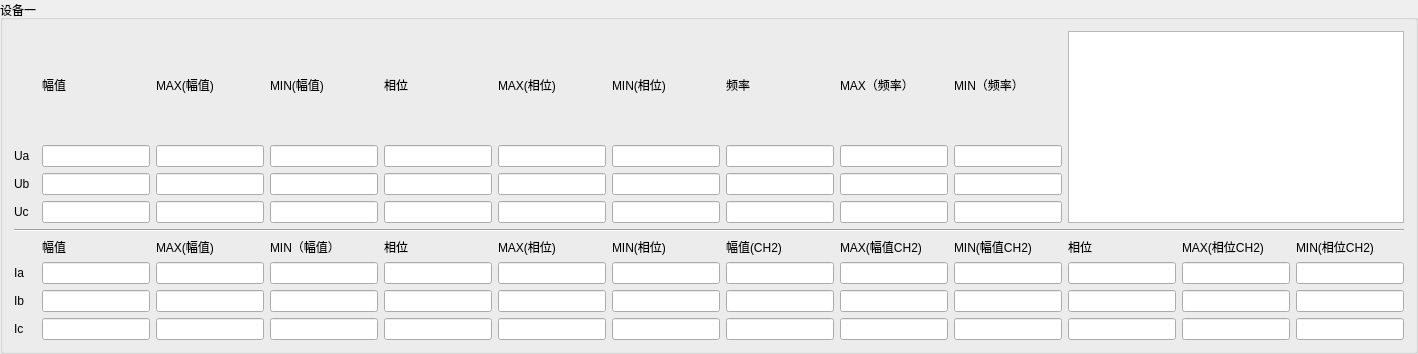
       <widget class="QGroupBox" name="groupBox_5">
        <property name="title">
         <string>设备一</string>
        </property>
        <layout class="QGridLayout" name="gridLayout_2">
         <item row="2" column="9">
          <widget class="QLineEdit" name="Dev2UbFreqMaxEdit"/>
         </item>
         <item row="2" column="2">
          <widget class="QLineEdit" name="Dev2UbVolatageEdit"/>
         </item>
         <item row="1" column="3">
          <widget class="QLineEdit" name="Dev2UaVolatageMaxEdit"/>
         </item>
         <item row="7" column="5">
          <widget class="QLineEdit" name="Dev2IbPaseEdit"/>
         </item>
         <item row="8" column="4">
          <widget class="QLineEdit" name="Dev2IcCurrentMinEdit"/>
         </item>
         <item row="7" column="8">
          <widget class="QLineEdit" name="Dev2IbCurrentEdit_CH2"/>
         </item>
         <item row="8" column="5">
          <widget class="QLineEdit" name="Dev2IcPaseEdit"/>
         </item>
         <item row="7" column="7">
          <widget class="QLineEdit" name="Dev2IbPaseMinEdit"/>
         </item>
         <item row="7" column="6">
          <widget class="QLineEdit" name="Dev2IbPaseMaxEdit"/>
         </item>
         <item row="8" column="6">
          <widget class="QLineEdit" name="Dev2IcPaseMaxEdit"/>
         </item>
         <item row="8" column="7">
          <widget class="QLineEdit" name="Dev2IcPaseMinEdit"/>
         </item>
         <item row="3" column="9">
          <widget class="QLineEdit" name="Dev2UcFreqMaxEdit"/>
         </item>
         <item row="0" column="3">
          <widget class="QLabel" name="label_45">
           <property name="text">
            <string>MAX(幅值)</string>
           </property>
          </widget>
         </item>
         <item row="1" column="6">
          <widget class="QLineEdit" name="Dev2UaPhaseMaxEdit"/>
         </item>
         <item row="5" column="3">
          <widget class="QLabel" name="label_46">
           <property name="text">
            <string>MAX(幅值)</string>
           </property>
          </widget>
         </item>
         <item row="5" column="5">
          <widget class="QLabel" name="label_48">
           <property name="text">
            <string>相位</string>
           </property>
          </widget>
         </item>
         <item row="5" column="4">
          <widget class="QLabel" name="label_47">
           <property name="text">
            <string>MIN（幅值）</string>
           </property>
          </widget>
         </item>
         <item row="1" column="5">
          <widget class="QLineEdit" name="Dev2UaPhaseEdit"/>
         </item>
         <item row="8" column="3">
          <widget class="QLineEdit" name="Dev2IcCurrentMaxEdit"/>
         </item>
         <item row="2" column="10">
          <widget class="QLineEdit" name="Dev2UbFreqMinEdit"/>
         </item>
         <item row="7" column="3">
          <widget class="QLineEdit" name="Dev2IbCurrentMaxEdit"/>
         </item>
         <item row="7" column="4">
          <widget class="QLineEdit" name="Dev2IbCurrentMinEdit"/>
         </item>
         <item row="8" column="2">
          <widget class="QLineEdit" name="Dev2IcCurrentEdit"/>
         </item>
         <item row="7" column="2">
          <widget class="QLineEdit" name="Dev2IbCurrentEdit"/>
         </item>
         <item row="1" column="7">
          <widget class="QLineEdit" name="Dev2UaPhaseMinEdit"/>
         </item>
         <item row="0" column="7">
          <widget class="QLabel" name="label_42">
           <property name="text">
            <string>MIN(相位)</string>
           </property>
          </widget>
         </item>
         <item row="0" column="6">
          <widget class="QLabel" name="label_43">
           <property name="text">
            <string>MAX(相位)</string>
           </property>
          </widget>
         </item>
         <item row="0" column="8">
          <widget class="QLabel" name="label_41">
           <property name="text">
            <string>频率</string>
           </property>
          </widget>
         </item>
         <item row="6" column="0">
          <widget class="QLabel" name="label_40">
           <property name="text">
            <string>Ia</string>
           </property>
          </widget>
         </item>
         <item row="0" column="2">
          <widget class="QLabel" name="label_37">
           <property name="text">
            <string>幅值</string>
           </property>
          </widget>
         </item>
         <item row="1" column="2">
          <widget class="QLineEdit" name="Dev2UaVolatageEdit"/>
         </item>
         <item row="8" column="0">
          <widget class="QLabel" name="label_36">
           <property name="text">
            <string>Ic</string>
           </property>
          </widget>
         </item>
         <item row="1" column="0">
          <widget class="QLabel" name="label_39">
           <property name="text">
            <string>Ua</string>
           </property>
          </widget>
         </item>
         <item row="7" column="0">
          <widget class="QLabel" name="label_35">
           <property name="text">
            <string>Ib</string>
           </property>
          </widget>
         </item>
         <item row="0" column="9">
          <widget class="QLabel" name="label_38">
           <property name="text">
            <string>MAX（频率）</string>
           </property>
          </widget>
         </item>
         <item row="1" column="10">
          <widget class="QLineEdit" name="Dev2UaFreqMinEdit"/>
         </item>
         <item row="1" column="9">
          <widget class="QLineEdit" name="Dev2UaFreqMaxEdit"/>
         </item>
         <item row="1" column="8">
          <widget class="QLineEdit" name="Dev2UaFreqEdit"/>
         </item>
         <item row="8" column="8">
          <widget class="QLineEdit" name="Dev2IcCurrentEdit_CH2"/>
         </item>
         <item row="7" column="9">
          <widget class="QLineEdit" name="Dev2IbCurrentMaxEdit_CH2"/>
         </item>
         <item row="8" column="9">
          <widget class="QLineEdit" name="Dev2IcCurrentMaxEdit_CH2"/>
         </item>
         <item row="7" column="10">
          <widget class="QLineEdit" name="Dev2IbCurrentMinEdit_CH2"/>
         </item>
         <item row="8" column="10">
          <widget class="QLineEdit" name="Dev2IcCurrentMinEdit_CH2"/>
         </item>
         <item row="7" column="11">
          <widget class="QLineEdit" name="Dev2IbPhaseEdit_CH2"/>
         </item>
         <item row="8" column="11">
          <widget class="QLineEdit" name="Dev2IcPhaseEdit_CH2"/>
         </item>
         <item row="7" column="12">
          <widget class="QLineEdit" name="Dev2IbPhaseMaxEdit_CH2"/>
         </item>
         <item row="8" column="13">
          <widget class="QLineEdit" name="Dev2IcPhaseMinEdit_CH2"/>
         </item>
         <item row="8" column="12">
          <widget class="QLineEdit" name="Dev2IcPhaseMaxEdit_CH2"/>
         </item>
         <item row="7" column="13">
          <widget class="QLineEdit" name="Dev2IbPhaseMinEdit_CH2"/>
         </item>
         <item row="0" column="11" rowspan="4" colspan="3">
          <widget class="QTextEdit" name="Dev2SourceDataTEdit"/>
         </item>
         <item row="0" column="4">
          <widget class="QLabel" name="label_30">
           <property name="text">
            <string>MIN(幅值)</string>
           </property>
          </widget>
         </item>
         <item row="0" column="10">
          <widget class="QLabel" name="label_31">
           <property name="text">
            <string>MIN（频率）</string>
           </property>
          </widget>
         </item>
         <item row="2" column="0">
          <widget class="QLabel" name="label_33">
           <property name="text">
            <string>Ub</string>
           </property>
          </widget>
         </item>
         <item row="3" column="0">
          <widget class="QLabel" name="label_34">
           <property name="text">
            <string>Uc</string>
           </property>
          </widget>
         </item>
         <item row="4" column="0" colspan="14">
          <widget class="Line" name="line_2">
           <property name="orientation">
            <enum>Qt::Horizontal</enum>
           </property>
          </widget>
         </item>
         <item row="5" column="2">
          <widget class="QLabel" name="label_32">
           <property name="text">
            <string>幅值</string>
           </property>
          </widget>
         </item>
         <item row="1" column="4">
          <widget class="QLineEdit" name="Dev2UaVolatageMinEdit"/>
         </item>
         <item row="5" column="7">
          <widget class="QLabel" name="label_50">
           <property name="text">
            <string>MIN(相位)</string>
           </property>
          </widget>
         </item>
         <item row="5" column="6">
          <widget class="QLabel" name="label_49">
           <property name="text">
            <string>MAX(相位)</string>
           </property>
          </widget>
         </item>
         <item row="2" column="8">
          <widget class="QLineEdit" name="Dev2UbFreqEdit"/>
         </item>
         <item row="5" column="8">
          <widget class="QLabel" name="label_51">
           <property name="text">
            <string>幅值(CH2)</string>
           </property>
          </widget>
         </item>
         <item row="3" column="10">
          <widget class="QLineEdit" name="Dev2UcFreqMinEdit"/>
         </item>
         <item row="3" column="7">
          <widget class="QLineEdit" name="Dev2UcPhaseMinEdit"/>
         </item>
         <item row="3" column="8">
          <widget class="QLineEdit" name="Dev2UcFreqEdit"/>
         </item>
         <item row="2" column="7">
          <widget class="QLineEdit" name="Dev2UbPhaseMinEdit"/>
         </item>
         <item row="3" column="6">
          <widget class="QLineEdit" name="Dev2UcPhaseMaxEdit"/>
         </item>
         <item row="2" column="6">
          <widget class="QLineEdit" name="Dev2UbPhaseMaxEdit"/>
         </item>
         <item row="3" column="4">
          <widget class="QLineEdit" name="Dev2UcVolatageMinEdit"/>
         </item>
         <item row="6" column="2">
          <widget class="QLineEdit" name="Dev2IaCurrentEdit"/>
         </item>
         <item row="5" column="9">
          <widget class="QLabel" name="label_52">
           <property name="text">
            <string>MAX(幅值CH2)</string>
           </property>
          </widget>
         </item>
         <item row="3" column="3">
          <widget class="QLineEdit" name="Dev2UcVolatageMaxEdit"/>
         </item>
         <item row="5" column="12">
          <widget class="QLabel" name="label_55">
           <property name="text">
            <string>MAX(相位CH2)</string>
           </property>
          </widget>
         </item>
         <item row="6" column="10">
          <widget class="QLineEdit" name="Dev2IaCurrentMinEdit_CH2"/>
         </item>
         <item row="2" column="4">
          <widget class="QLineEdit" name="Dev2UbVolatageMinEdit"/>
         </item>
         <item row="6" column="7">
          <widget class="QLineEdit" name="Dev2IaPaseMinEdit"/>
         </item>
         <item row="2" column="3">
          <widget class="QLineEdit" name="Dev2UbVolatageMaxEdit"/>
         </item>
         <item row="6" column="13">
          <widget class="QLineEdit" name="Dev2IaPhaseMinEdit_CH2"/>
         </item>
         <item row="6" column="12">
          <widget class="QLineEdit" name="Dev2IaPhaseMaxEdit_CH2"/>
         </item>
         <item row="6" column="11">
          <widget class="QLineEdit" name="Dev2IaPhaseEdit_CH2"/>
         </item>
         <item row="6" column="9">
          <widget class="QLineEdit" name="Dev2IaCurrentMaxEdit_CH2"/>
         </item>
         <item row="6" column="8">
          <widget class="QLineEdit" name="Dev2IaCurrentEdit_CH2"/>
         </item>
         <item row="6" column="6">
          <widget class="QLineEdit" name="Dev2IaPaseMaxEdit"/>
         </item>
         <item row="6" column="5">
          <widget class="QLineEdit" name="Dev2IaPaseEdit"/>
         </item>
         <item row="6" column="4">
          <widget class="QLineEdit" name="Dev2IaCurrentMinEdit"/>
         </item>
         <item row="6" column="3">
          <widget class="QLineEdit" name="Dev2IaCurrentMaxEdit"/>
         </item>
         <item row="5" column="13">
          <widget class="QLabel" name="label_56">
           <property name="text">
            <string>MIN(相位CH2)</string>
           </property>
          </widget>
         </item>
         <item row="5" column="11">
          <widget class="QLabel" name="label_54">
           <property name="text">
            <string>相位</string>
           </property>
          </widget>
         </item>
         <item row="2" column="5">
          <widget class="QLineEdit" name="Dev2UbPhaseEdit"/>
         </item>
         <item row="3" column="2">
          <widget class="QLineEdit" name="Dev2UcVolatageEdit"/>
         </item>
         <item row="5" column="10">
          <widget class="QLabel" name="label_53">
           <property name="text">
            <string>MIN(幅值CH2)</string>
           </property>
          </widget>
         </item>
         <item row="3" column="5">
          <widget class="QLineEdit" name="Dev2UcPhaseEdit"/>
         </item>
         <item row="0" column="5">
          <widget class="QLabel" name="label_44">
           <property name="text">
            <string>相位</string>
           </property>
          </widget>
         </item>
        </layout>
       </widget>
